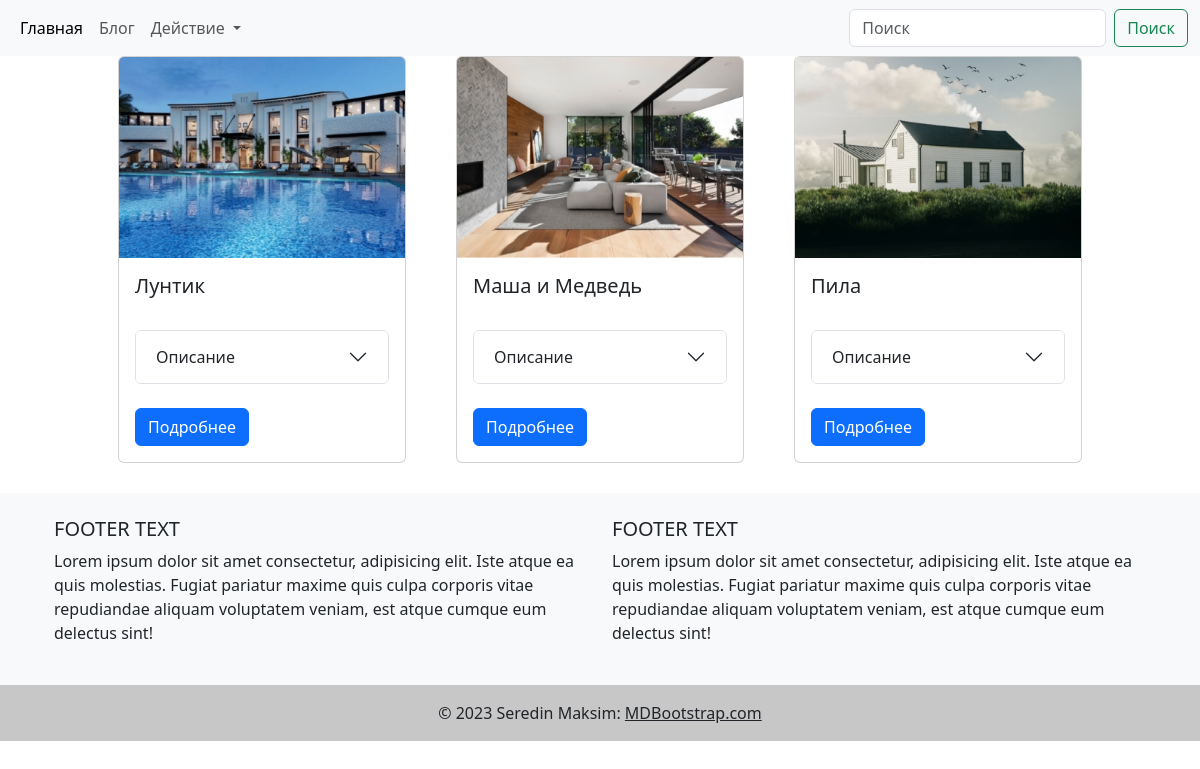
/show/, run on an earlier commit of the app's database.
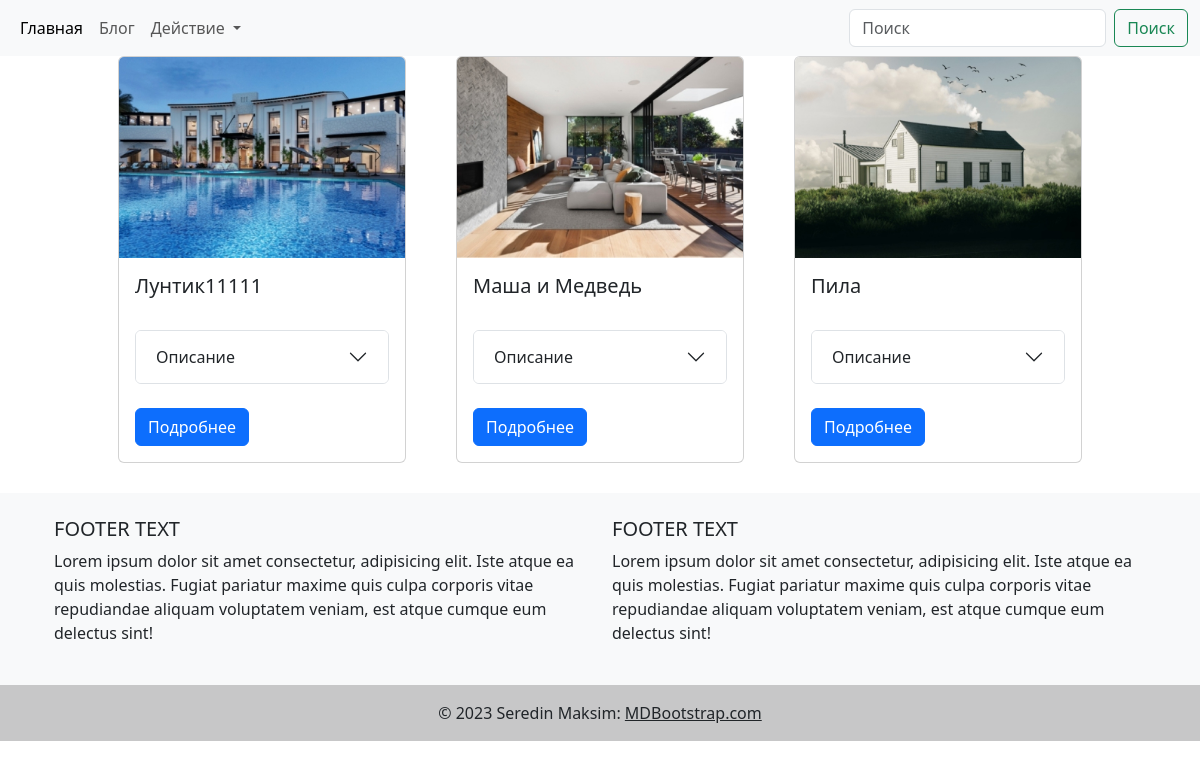
And on a later commit of the database.
### tv_shows/models.py (models this page shows, shortened)
class TvShow(models.Model):
    CHOICE_ACT = (
        ('ДА', "ДА"),
        ('НЕТ', "НЕТ")
    )
    title = models.CharField(max_length=100)
    description = models.TextField()
    image = models.FileField(upload_to='film/', null=True)
    act = models.CharField(max_length=100, choices=CHOICE_ACT)
    cost = models.PositiveIntegerField()
    created_at = models.DateTimeField(auto_now_add=True)

### tv_shows/views.py (the view)
# urls.py: path('show/', views.TvShowListView.as_view(), name='tvshow'),
class TvShowListView(generic.ListView):
    template_name = 'tvshow/tvshow.html'
    queryset = models.TvShow.objects.all()
    def get_queryset(self):
        return models.TvShow.objects.all()

### templates/tvshow/tvshow.html (shortened to what this page needs)
{% load static %}
{% include 'header.html' %}
<link rel="stylesheet" href="{% static 'css/style.css' %}">
<div class="horizontal">
{% for i in object_list %}
<div class="card" style="width: 18rem;">
  <img src="{{i.image.url}}" class="card-img-top" alt="...">
  <div class="card-body">
    <h5 class="card-title">{{i.title}}</h5>
    <br>
      <div class="accordion" id="accordionExample">
  <div class="accordion-item">
    <h2 class="accordion-header">
      <button class="accordion-button collapsed" type="button" data-bs-toggle="collapse" data-bs-target="#collapseThree" aria-expanded="false" aria-controls="collapseThree">
        Описание
      </button>
    </h2>
  </div>
</div>
    <br>
    <a href="/show_detaill/{{i.id}}" class="btn btn-primary">Подробнее</a>
  </div>
</div>
{% endfor %}
</div>
{% include 'footer.html' %}

What changed in the data, as far as the page shows it:
changed TvShow: title "Лунтик" → "Лунтик11111"
